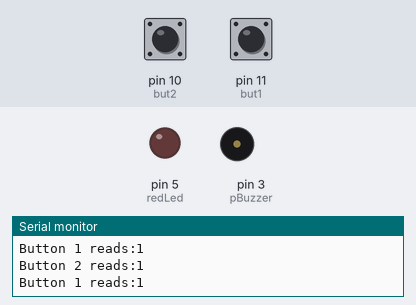
This sketch was run on a simulated Arduino Uno, built with avr-gcc and run on an emulated ATmega328P. Shown: output pins drawn as LEDs (lit = HIGH), buzzer (waves = sounding, pin HIGH), the last lines printed to the serial monitor. The test bench sets the inputs (shaded band); at power-on: pin 10 (but2) HIGH, pin 11 (but1) HIGH.

Above: at 1.2 s.
1.3 s: pin 10 (but2) pulled LOW for 1 s
At 1.75 s:
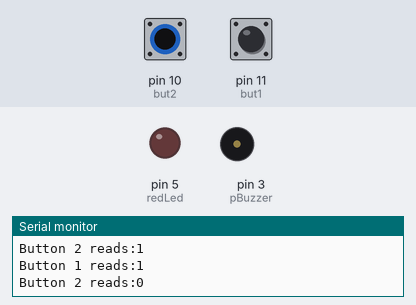
4.3 s: pin 11 (but1) pulled LOW for 1 s
At 6.6 s:
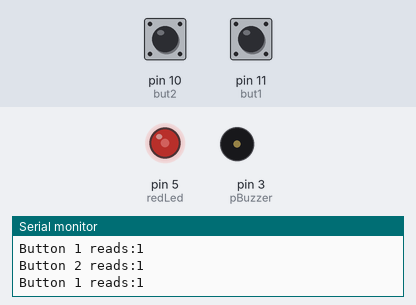
6.9 s: pin 11 (but1) pulled LOW for 3.2 s
At 11.1 s:
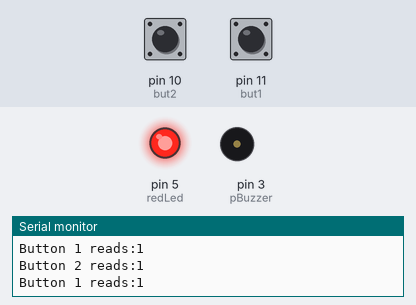
11.6 s: pin 10 (but2) pulled LOW for 3.2 s
At 12.67 s:
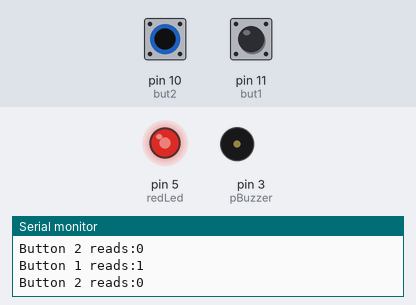
16.3 s: pin 10 (but2) pulled LOW for 0.25 s
At 17.7 s:
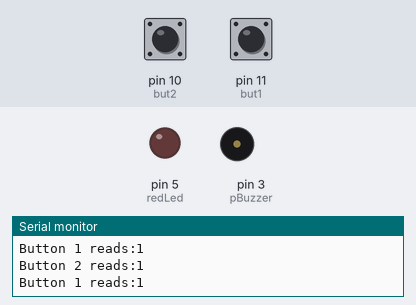
19.5 s: pin 11 (but1) pulled LOW for 0.25 s
At 20.4 s:
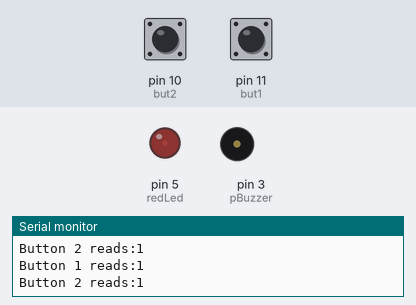
Timing chart, 0 to 22.2 s (numbered marks = the images above; inputs shaded):
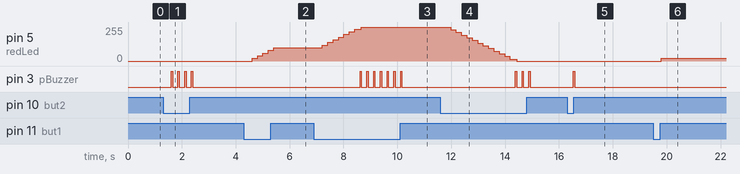

Measured:
- after the input at 1.3 s, pin 3 (pBuzzer): alternates HIGH for 0.05 s and LOW for 0.20 s, 8 changes in all, then stays LOW, starting after 0.30 s
- after the input at 4.3 s, pin 5 (redLed): moves from 0/255 to 100/255 over 0.80 s, starting after 0.31 s
- after the input at 6.9 s, pin 5 (redLed): moves from 100/255 to 255/255 over 1.5 s, starting after 0.32 s; pin 3 (pBuzzer): alternates HIGH for 0.05 s and LOW for 0.20 s, 14 changes in all, then stays LOW, starting after 1.7 s
- after the input at 11.6 s, pin 5 (redLed): moves from 255/255 to 0/255 over 2.5 s, starting after 0.37 s; pin 3 (pBuzzer): alternates HIGH for 0.05 s and LOW for 0.20 s, 6 changes in all, then stays LOW, starting after 2.8 s
- after the input at 16.3 s, pin 3 (pBuzzer): LOW → HIGH after 0.23 s, → LOW 0.05 s later
- after the input at 19.5 s, pin 5 (redLed): 0/255 → 20/255 after 0.29 s

The sketch:

Button_Dimness.ino
```cpp
int redLed = 5;
int but1 = 11;
int but2 = 10;
int pBuzzer = 3;
int wait = 100;
int buttonRead1;
int buttonRead2;
int ledBright=0;
int bz = 50;

void setup() {
  // put your setup code here, to run once:
  Serial.begin(9600);
  pinMode(redLed,OUTPUT);
  pinMode(but1,INPUT);
  pinMode(but2,INPUT);
  pinMode(pBuzzer,OUTPUT);

}

void loop() {
  // put your main code here, to run repeatedly:
  buttonRead1 = digitalRead(but1);
  buttonRead2 = digitalRead(but2);
  delay(wait);
  Serial.print("Button 1 reads:");
  Serial.println(buttonRead1);
  delay(wait);
  Serial.print("Button 2 reads:");
  Serial.println(buttonRead2);

  if (buttonRead1 == 0){
    ledBright=ledBright+20;
  }

  if (buttonRead2 == 0){
    ledBright=ledBright-20;
  }

  if (ledBright >255){
    ledBright=255;
    digitalWrite(pBuzzer,HIGH);
    delay(bz);
    digitalWrite(pBuzzer,LOW);
  }

  if(ledBright < 0){
    ledBright=0;
    digitalWrite(pBuzzer,HIGH);
    delay(bz);
    digitalWrite(pBuzzer,LOW);

  }

  analogWrite(redLed,ledBright);


}
```
